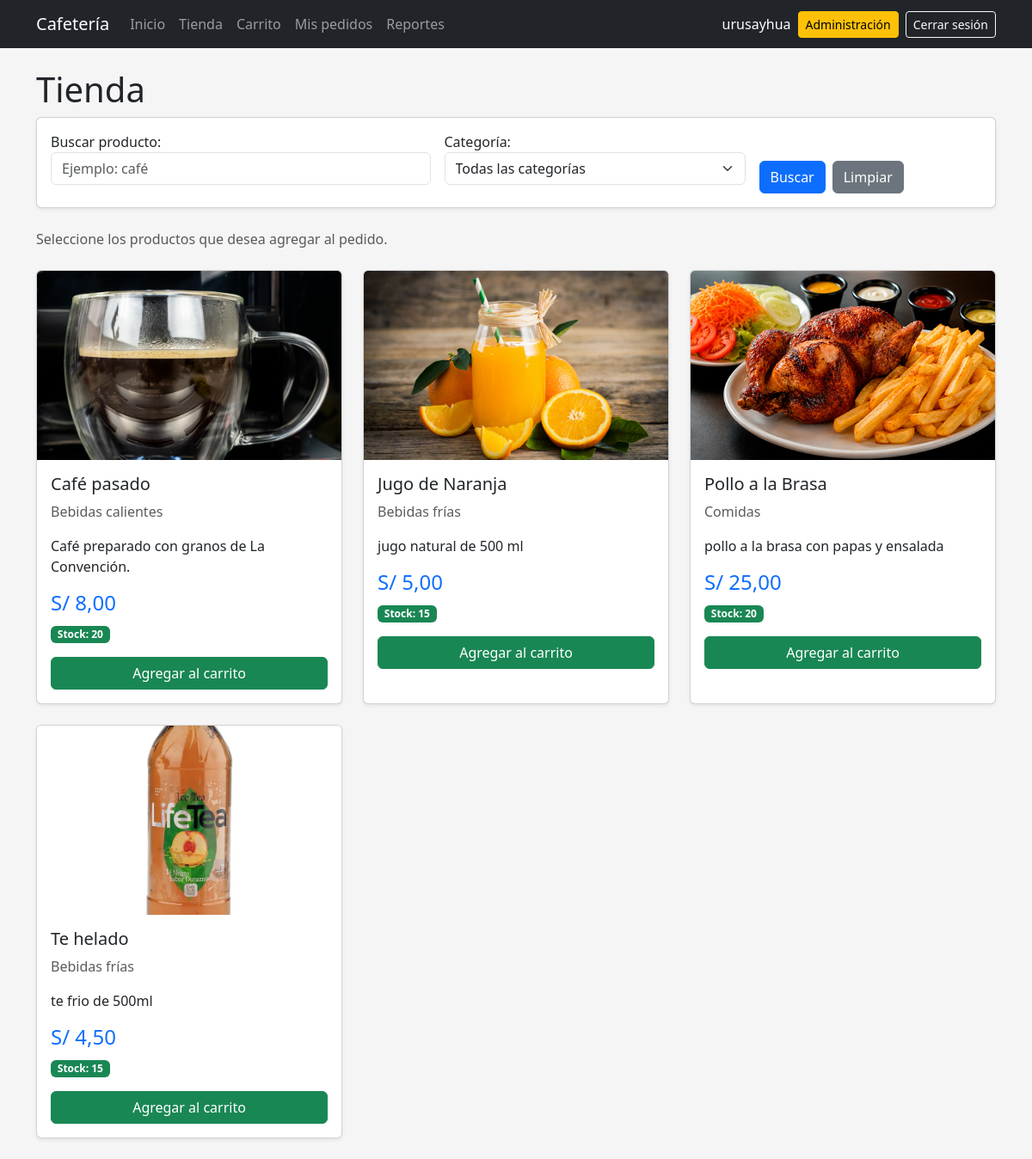
The app's page /tienda/ (signed in), older data.
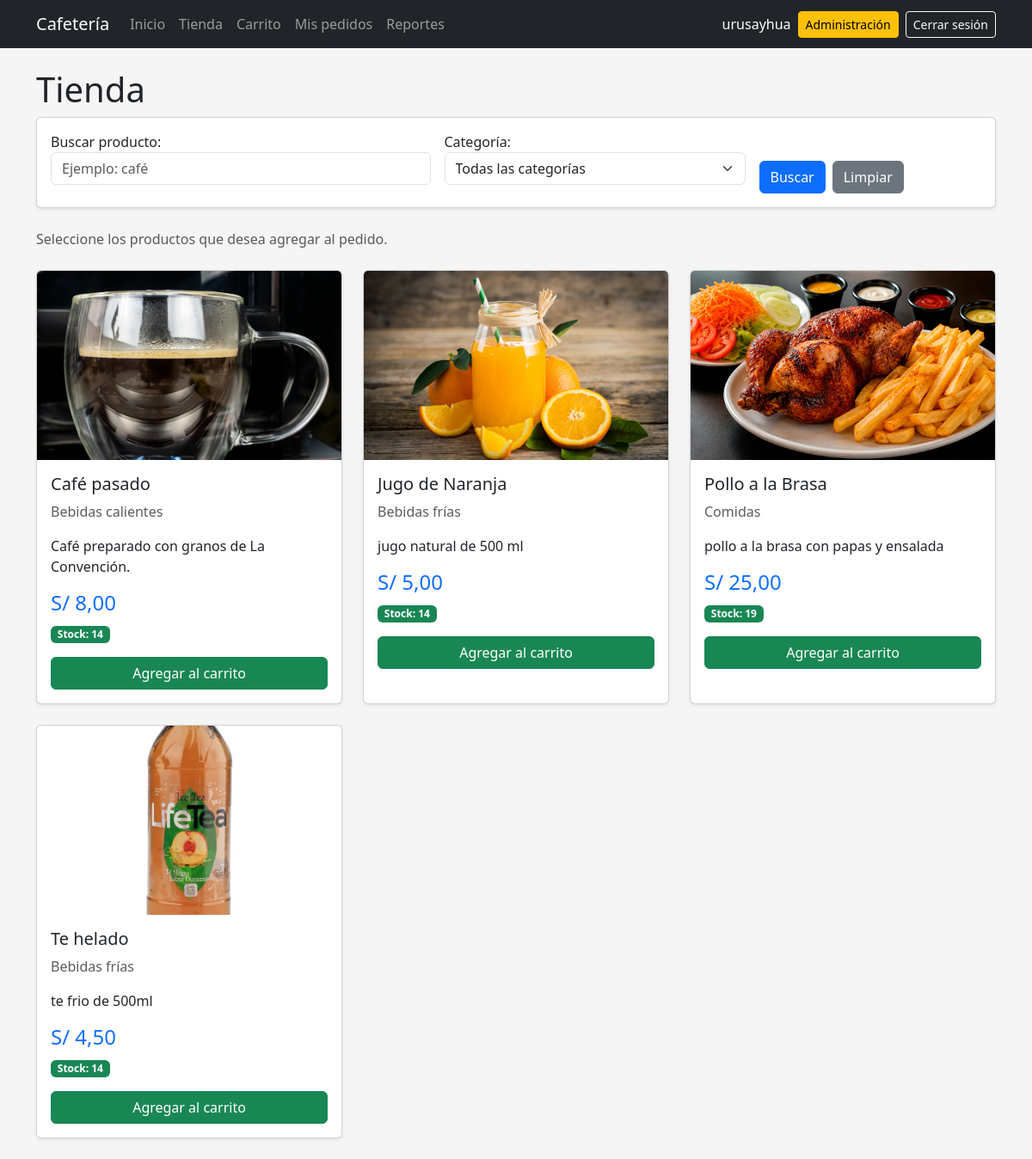
The same page, newer data.
### pedidos/models.py (models this page shows, shortened)
class Producto(models.Model):
    nombre = models.CharField(max_length=100)
    descripcion = models.TextField(blank=True)
    categoria = models.ForeignKey(
        Categoria,
        on_delete=models.SET_NULL,
        null=True,
        blank=True,
        related_name="productos",
    )
    precio = models.DecimalField(
        max_digits=8,
        decimal_places=2,
    )
    stock = models.PositiveIntegerField(default=0)
    imagen = models.ImageField(
        upload_to="productos/",
        blank=True,
    )
    activo = models.BooleanField(default=True)
    class Meta:
        ordering = ["nombre"]

class Categoria(models.Model):
    nombre = models.CharField(max_length=100)
    descripcion = models.TextField(blank=True)
    activo = models.BooleanField(default=True)
    def __str__(self):
        return self.nombre
    class Meta:
        verbose_name = "Categoría"
        verbose_name_plural = "Categorías"
        ordering = ["nombre"]

### pedidos/views.py (the view, shortened to what this page needs)
@login_required
def tienda(request):
    productos = (
        Producto.objects
        .filter(
            activo=True
        )
        .select_related(
            "categoria"
        )
        .order_by(
            "nombre"
        )
    )
    form = ProductoFiltroForm(
        request.GET or None
    )
    return render(
        request,
        "tienda/lista.html",
        {
            "productos": productos,
            "form": form,
        },
    )

### pedidos/forms.py (shortened to what this page needs)
class ProductoFiltroForm(forms.Form):
    busqueda = forms.CharField(
        required=False,
        label="Buscar producto",
        widget=forms.TextInput(
            attrs={
                "class": "form-control",
                "placeholder": "Ejemplo: café",
            }
        ),
    )
    categoria = forms.ModelChoiceField(
        required=False,
        queryset=Categoria.objects.filter(
            activo=True
        ).order_by("nombre"),
        empty_label="Todas las categorías",
        label="Categoría",
        widget=forms.Select(
            attrs={
                "class": "form-select",
            }
        ),
    )

### pedidos/templates/tienda/lista.html (shortened to what this page needs)
{% extends "base.html" %}
{% block content %}
<div class="mb-4">
    <h1>
        Tienda
    </h1>
<div class="card mb-4 shadow-sm">
    <div class="card-body">
        <form method="get">
            <div class="row g-3 align-items-end">
                <div class="col-md-5">
                    {{ form.busqueda.label_tag }}
                    {{ form.busqueda }}
                </div>
                <div class="col-md-4">
                    {{ form.categoria.label_tag }}
                    {{ form.categoria }}
                </div>
                <div class="col-md-3">
                    <div class="d-flex gap-2">
                        <button
                            type="submit"
                            class="btn btn-primary"
                        >
                            Buscar
                        </button>
                        <a
                            href="{% url 'tienda' %}"
                            class="btn btn-secondary"
                        >
                            Limpiar
                        </a>
                    </div>
                </div>
            </div>
        </form>
    </div>
</div>
    <p class="text-muted">
        Seleccione los productos
        que desea agregar al pedido.
    </p>
</div>
<div class="row g-4">
{% for producto in productos %}
<div class="col-md-6 col-lg-4">
    <div class="card h-100 shadow-sm">
        {% if producto.imagen %}
        <img
            src="{{ producto.imagen.url }}"
            class="card-img-top producto-imagen"
            alt="{{ producto.nombre }}"
        >
        {% else %}
        <div class="producto-sin-imagen">
            Sin imagen
        </div>
        {% endif %}
        <div class="card-body">
            <h5 class="card-title">
                {{ producto.nombre }}
            </h5>
            <p class="text-muted">
                {% if producto.categoria %}
                    {{ producto.categoria.nombre }}
                {% else %}
                    Sin categoría
                {% endif %}
            </p>
            <p>
                {{ producto.descripcion }}
            </p>
            <h4 class="text-primary">
                S/ {{ producto.precio }}
            </h4>
            {% if producto.stock > 0 %}
            <p>
                <span class="badge text-bg-success">
                    Stock:
                    {{ producto.stock }}
                </span>
            </p>
            <form
                method="post"
                action="{% url 'agregar_producto' producto.id %}"
            >
                <button
                    type="submit"
                    class="btn btn-success w-100"
                >
                    Agregar al carrito
                </button>
            </form>
            {% endif %}
        </div>
    </div>
</div>
{% empty %}
<div class="col-12">
    <div class="alert alert-info">
        No existen productos disponibles.
    </div>
</div>
{% endfor %}
</div>
{% endblock %}

Row changes from the older to the newer data that the page shows:
changed Producto "Café pasado": stock "20" → "14"
changed Producto "Jugo de Naranja": stock "15" → "14"
changed Producto "Pollo a la Brasa": stock "20" → "19"
changed Producto "Te helado": stock "15" → "14"
